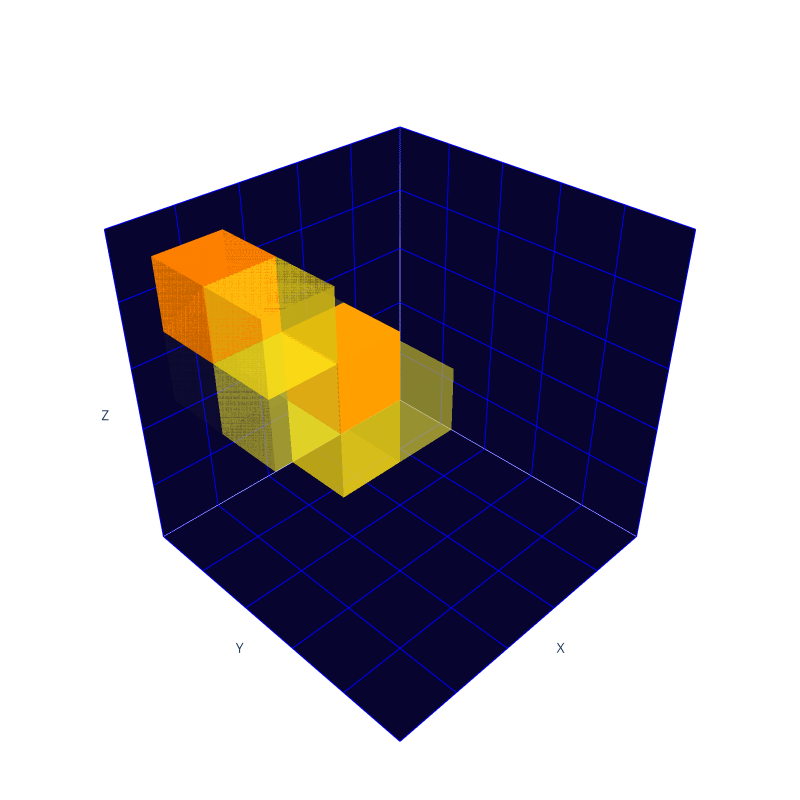

Notebook source saved alongside this figure:
### Code cell
print("- Proton image:")
plotly_generate(generated_plot, max_energy=max_energy)

### Figure 1 — Plotly figure (JSON) as saved in the notebook; plotly's stock layout.template omitted (floating-point values rounded to 4 significant figures)
{"data": [{"color": "#F7EE34", "colorbar": {"thickness": 20, "title": {"text": "Voxel Values"}}, "flatshading": true, "i": [7, 0, 0, 0, 4, 4, 6, 6, 4, 0, 3, 2], "j": [3, 4, 1, 2, 5, 6, 5, 2, 0, 1, 6, 3], "k": [0, 7, 2, 3, 6, 7, 1, 1, 5, 5, 7, 6], "opacity": 0.37, "type": "mesh3d", "x": [2, 2, 3, 3, 2, 2, 3, 3], "y": [2, 3, 3, 2, 2, 3, 3, 2], "z": [2, 2, 2, 2, 3, 3, 3, 3]}, {"color": "#E8FB6A", "colorbar": {"thickness": 20, "title": {"text": "Voxel Values"}}, "flatshading": true, "i": [7, 0, 0, 0, 4, 4, 6, 6, 4, 0, 3, 2], "j": [3, 4, 1, 2, 5, 6, 5, 2, 0, 1, 6, 3], "k": [0, 7, 2, 3, 6, 7, 1, 1, 5, 5, 7, 6], "opacity": 0.0975, "type": "mesh3d", "x": [3, 3, 4, 4, 3, 3, 4, 4], "y": [1, 2, 2, 1, 1, 2, 2, 1], "z": [3, 3, 3, 3, 4, 4, 4, 4]}, {"color": "#FFE115", "colorbar": {"thickness": 20, "title": {"text": "Voxel Values"}}, "flatshading": true, "i": [7, 0, 0, 0, 4, 4, 6, 6, 4, 0, 3, 2], "j": [3, 4, 1, 2, 5, 6, 5, 2, 0, 1, 6, 3], "k": [0, 7, 2, 3, 6, 7, 1, 1, 5, 5, 7, 6], "opacity": 0.5932, "type": "mesh3d", "x": [3, 3, 4, 4, 3, 3, 4, 4], "y": [2, 3, 3, 2, 2, 3, 3, 2], "z": [2, 2, 2, 2, 3, 3, 3, 3]}, {"color": "#FFA000", "colorbar": {"thickness": 20, "title": {"text": "Voxel Values"}}, "flatshading": true, "i": [7, 0, 0, 0, 4, 4, 6, 6, 4, 0, 3, 2], "j": [3, 4, 1, 2, 5, 6, 5, 2, 0, 1, 6, 3], "k": [0, 7, 2, 3, 6, 7, 1, 1, 5, 5, 7, 6], "opacity": 1, "type": "mesh3d", "x": [3, 3, 4, 4, 3, 3, 4, 4], "y": [2, 3, 3, 2, 2, 3, 3, 2], "z": [3, 3, 3, 3, 4, 4, 4, 4]}, {"color": "#E4FF7A", "colorbar": {"thickness": 20, "title": {"text": "Voxel Values"}}, "flatshading": true, "i": [7, 0, 0, 0, 4, 4, 6, 6, 4, 0, 3, 2], "j": [3, 4, 1, 2, 5, 6, 5, 2, 0, 1, 6, 3], "k": [0, 7, 2, 3, 6, 7, 1, 1, 5, 5, 7, 6], "opacity": 0.01797, "type": "mesh3d", "x": [4, 4, 5, 5, 4, 4, 5, 5], "y": [1, 2, 2, 1, 1, 2, 2, 1], "z": [3, 3, 3, 3, 4, 4, 4, 4]}, {"color": "#FC7F00", "colorbar": {"thickness": 20, "title": {"text": "Voxel Values"}}, "flatshading": true, "i": [7, 0, 0, 0, 4, 4, 6, 6, 4, 0, 3, 2], "j": [3, 4, 1, 2, 5, 6, 5, 2, 0, 1, 6, 3], "k": [0, 7, 2, 3, 6, 7, 1, 1, 5, 5, 7, 6], "opacity": 1, "type": "mesh3d", "x": [4, 4, 5, 5, 4, 4, 5, 5], "y": [1, 2, 2, 1, 1, 2, 2, 1], "z": [4, 4, 4, 4, 5, 5, 5, 5]}, {"color": "#F8ED30", "colorbar": {"thickness": 20, "title": {"text": "Voxel Values"}}, "flatshading": true, "i": [7, 0, 0, 0, 4, 4, 6, 6, 4, 0, 3, 2], "j": [3, 4, 1, 2, 5, 6, 5, 2, 0, 1, 6, 3], "k": [0, 7, 2, 3, 6, 7, 1, 1, 5, 5, 7, 6], "opacity": 0.3881, "type": "mesh3d", "x": [4, 4, 5, 5, 4, 4, 5, 5], "y": [2, 3, 3, 2, 2, 3, 3, 2], "z": [3, 3, 3, 3, 4, 4, 4, 4]}, {"color": "#FFE115", "colorbar": {"thickness": 20, "title": {"text": "Voxel Values"}}, "flatshading": true, "i": [7, 0, 0, 0, 4, 4, 6, 6, 4, 0, 3, 2], "j": [3, 4, 1, 2, 5, 6, 5, 2, 0, 1, 6, 3], "k": [0, 7, 2, 3, 6, 7, 1, 1, 5, 5, 7, 6], "opacity": 0.5919, "type": "mesh3d", "x": [4, 4, 5, 5, 4, 4, 5, 5], "y": [2, 3, 3, 2, 2, 3, 3, 2], "z": [4, 4, 4, 4, 5, 5, 5, 5]}], "layout": {"height": 800, "margin": {"b": 0, "l": 0, "r": 0, "t": 0}, "paper_bgcolor": "rgba(0, 0, 0, 0)", "plot_bgcolor": "rgba(0, 0, 0, 0)", "scene": {"aspectmode": "cube", "camera": {"center": {"x": 0, "y": 0, "z": 0}, "eye": {"x": 1.5, "y": 1.5, "z": 1.5}}, "xaxis": {"backgroundcolor": "#07042F", "gridcolor": "blue", "range": [0, 5], "showticklabels": false, "title": {"text": "X"}}, "yaxis": {"backgroundcolor": "#07042F", "gridcolor": "blue", "range": [0, 5], "showticklabels": false, "title": {"text": "Y"}}, "zaxis": {"backgroundcolor": "#07042F", "gridcolor": "blue", "range": [0, 5], "showticklabels": false, "title": {"text": "Z"}}}, "width": 800}}
